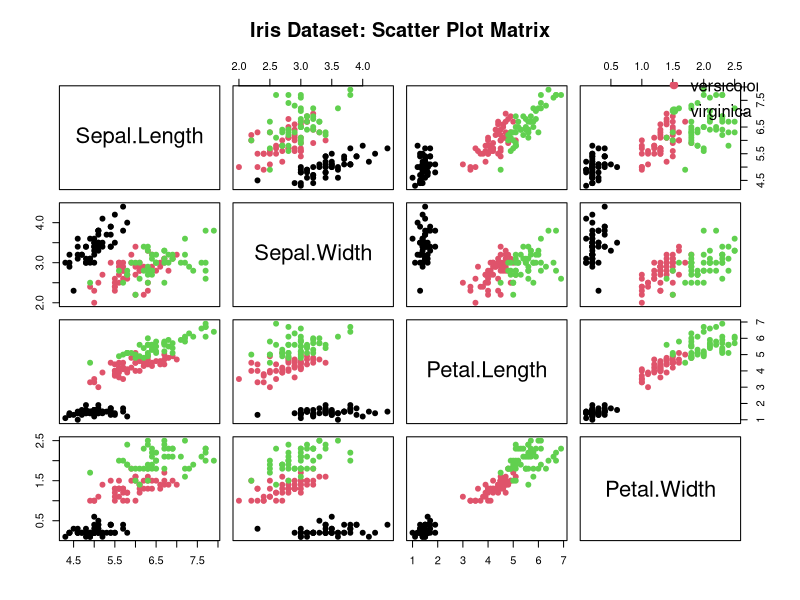
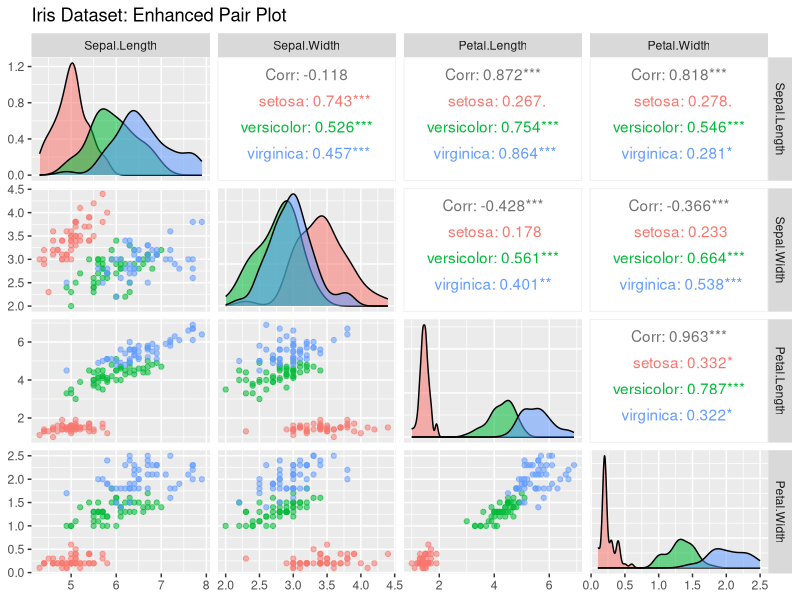
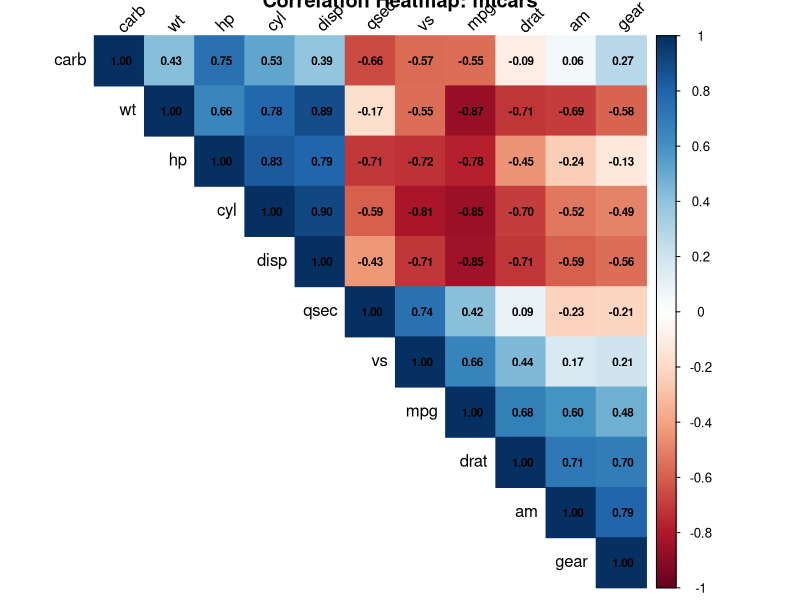
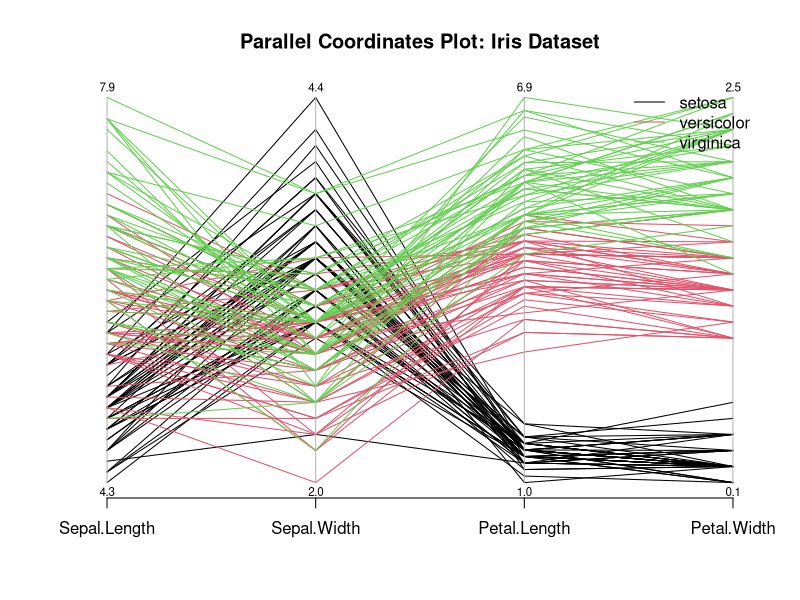
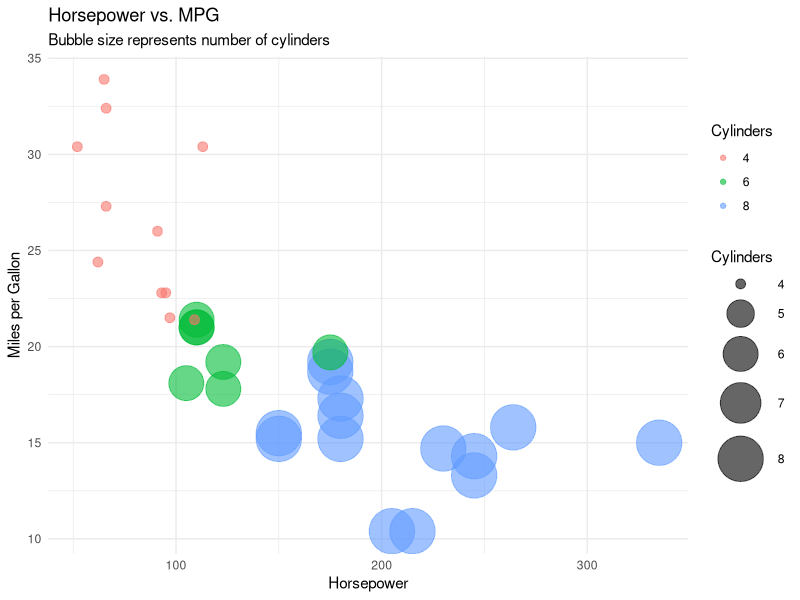
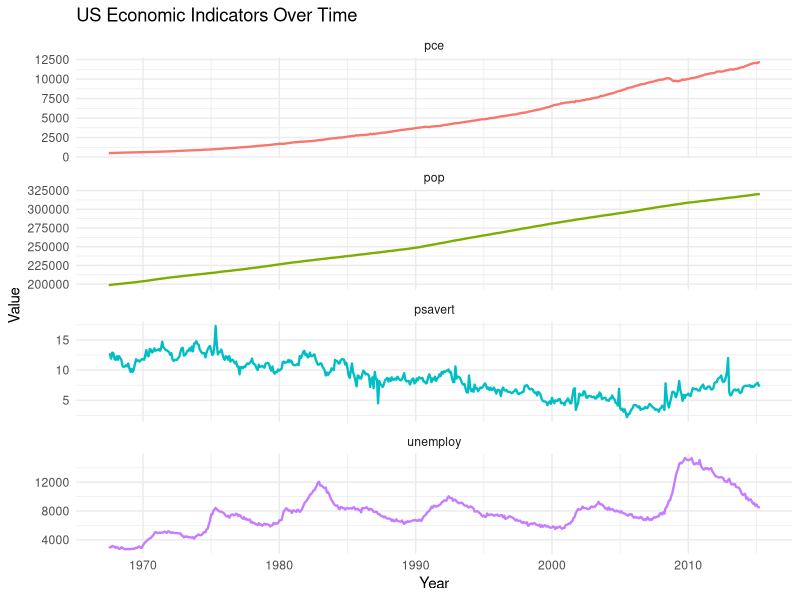
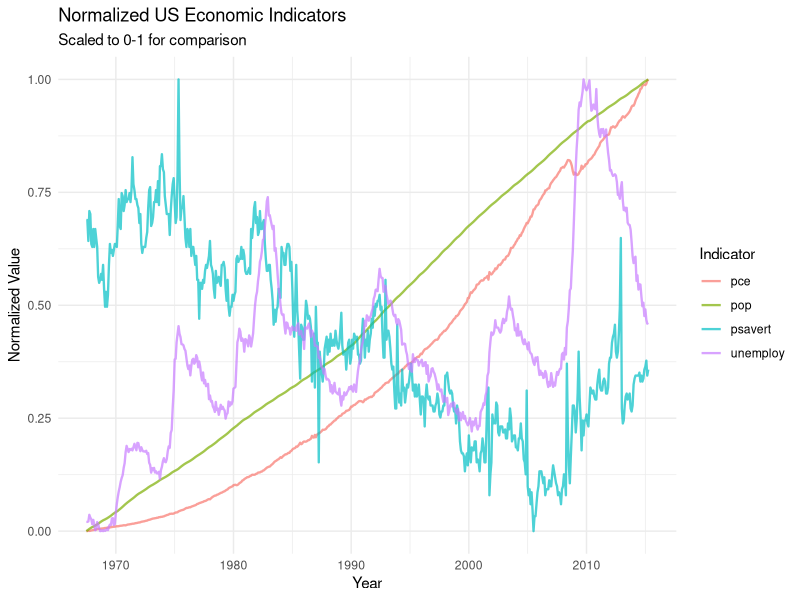
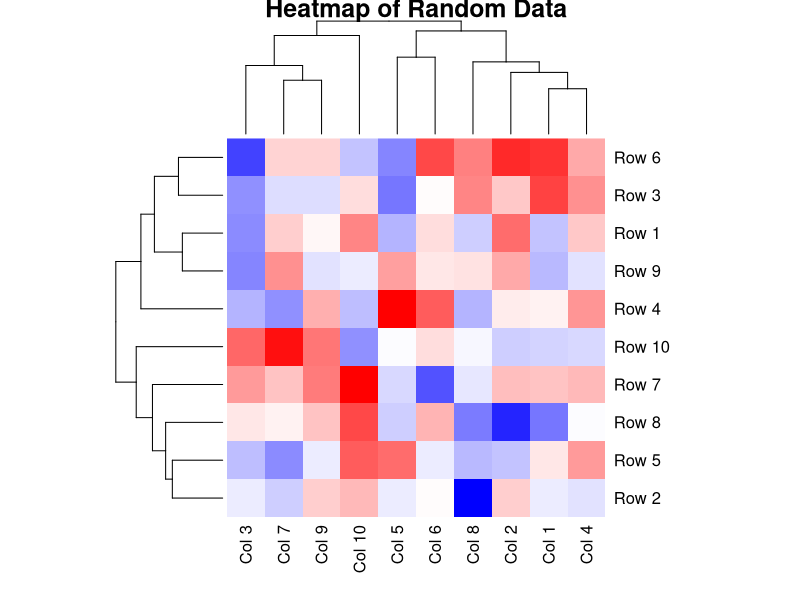

Source code (R) for these figures, in order:
# Multivariate Data Visualization Examples with Tufte
# This script demonstrates various multivariate visualization techniques
# using the tufte package aesthetic principles

# Install tufte package if not already installed
if(!require("tufte", quietly = TRUE)) {
  install.packages("tufte")
}

# Install and load required packages
required_packages <- c("ggplot2", "GGally", "corrplot", "reshape2", 
                      "plotly", "MASS", "gridExtra", "dplyr", "tidyr")

for(pkg in required_packages) {
  if(!require(pkg, character.only = TRUE, quietly = TRUE)) {
    install.packages(pkg)
    library(pkg, character.only = TRUE)
  }
}

cat("All required packages loaded successfully!\n\n")

# ============================================================================
# 1. SCATTER PLOT MATRIX
# ============================================================================
cat("Creating scatter plot matrix...\n")
pairs(iris[,1:4], 
      col = iris$Species,
      pch = 19,
      main = "Iris Dataset: Scatter Plot Matrix")
legend("topright", 
       legend = levels(iris$Species),
       col = 1:3,
       pch = 19,
       bty = "n")

# Enhanced version with GGally
p1 <- ggpairs(iris, 
              columns = 1:4,
              aes(color = Species, alpha = 0.5),
              title = "Iris Dataset: Enhanced Pair Plot")
print(p1)

# ============================================================================
# 2. CORRELATION HEATMAP
# ============================================================================
cat("\nCreating correlation heatmaps...\n")
cor_matrix <- cor(mtcars)
corrplot(cor_matrix, 
         method = "color",
         type = "upper",
         order = "hclust",
         addCoef.col = "black",
         tl.col = "black",
         tl.srt = 45,
         number.cex = 0.7,
         title = "Correlation Heatmap: mtcars")

# ============================================================================
# 3. PARALLEL COORDINATES PLOT
# ============================================================================
cat("\nCreating parallel coordinates plot...\n")
parcoord(iris[,1:4], 
         col = as.numeric(iris$Species),
         var.label = TRUE,
         main = "Parallel Coordinates Plot: Iris Dataset")
legend("topright", 
       legend = levels(iris$Species),
       col = 1:3,
       lty = 1,
       bty = "n")

# ============================================================================
# 4. BUBBLE CHART
# ============================================================================
cat("\nCreating bubble chart...\n")
p2 <- ggplot(mtcars, aes(x = hp, y = mpg, size = cyl, color = factor(cyl))) +
  geom_point(alpha = 0.6) +
  scale_size_continuous(range = c(3, 15)) +
  labs(title = "Horsepower vs. MPG",
       subtitle = "Bubble size represents number of cylinders",
       x = "Horsepower",
       y = "Miles per Gallon",
       size = "Cylinders",
       color = "Cylinders") +
  theme_minimal()
print(p2)

# ============================================================================
# 5. TIME SERIES MULTIVARIATE
# ============================================================================
cat("\nCreating time series visualizations...\n")
economics_long <- economics %>%
  select(date, pce, pop, psavert, unemploy) %>%
  pivot_longer(cols = -date, names_to = "variable", values_to = "value")

p3 <- ggplot(economics_long, aes(x = date, y = value, color = variable)) +
  geom_line(size = 0.8) +
  facet_wrap(~ variable, scales = "free_y", ncol = 1) +
  labs(title = "US Economic Indicators Over Time",
       x = "Year",
       y = "Value") +
  theme_minimal() +
  theme(legend.position = "none")
print(p3)

# Normalized version
economics_normalized <- economics %>%
  select(date, pce, pop, psavert, unemploy) %>%
  mutate(across(-date, ~(.-min(.))/(max(.)-min(.)))) %>%
  pivot_longer(cols = -date, names_to = "variable", values_to = "value")

p4 <- ggplot(economics_normalized, aes(x = date, y = value, color = variable)) +
  geom_line(size = 0.8, alpha = 0.7) +
  labs(title = "Normalized US Economic Indicators",
       subtitle = "Scaled to 0-1 for comparison",
       x = "Year",
       y = "Normalized Value",
       color = "Indicator") +
  theme_minimal()
print(p4)

# ============================================================================
# 6. HEATMAPS
# ============================================================================
cat("\nCreating heatmaps...\n")
set.seed(123)
heatmap_data <- matrix(rnorm(100), nrow = 10)
rownames(heatmap_data) <- paste("Row", 1:10)
colnames(heatmap_data) <- paste("Col", 1:10)

heatmap(heatmap_data,
        col = colorRampPalette(c("blue", "white", "red"))(100),
        scale = "none",
        main = "Heatmap of Random Data")

# ggplot2 version
heatmap_df <- melt(heatmap_data)
colnames(heatmap_df) <- c("Row", "Column", "Value")

p5 <- ggplot(heatmap_df, aes(x = Column, y = Row, fill = Value)) +
  geom_tile() +
  scale_fill_gradient2(low = "blue", mid = "white", high = "red", 
                      midpoint = 0) +
  labs(title = "Heatmap with ggplot2",
       fill = "Value") +
  theme_minimal() +
  theme(axis.text.x = element_text(angle = 45, hjust = 1))
print(p5)

# ============================================================================
# 7. PRINCIPAL COMPONENT ANALYSIS (PCA)
# ============================================================================
cat("\nPerforming PCA and creating visualizations...\n")
iris_pca <- prcomp(iris[,1:4], scale. = TRUE)

pca_data <- data.frame(
  PC1 = iris_pca$x[,1],
  PC2 = iris_pca$x[,2],
  Species = iris$Species
)

var_explained <- round(100 * iris_pca$sdev^2 / sum(iris_pca$sdev^2), 1)

p6 <- ggplot(pca_data, aes(x = PC1, y = PC2, color = Species)) +
  geom_point(size = 3, alpha = 0.7) +
  labs(title = "PCA of Iris Dataset",
       x = paste0("PC1 (", var_explained[1], "% variance)"),
       y = paste0("PC2 (", var_explained[2], "% variance)")) +
  theme_minimal()
print(p6)

# PCA loadings
loadings <- iris_pca$rotation[,1:2]
loadings_df <- data.frame(
  Variable = rownames(loadings),
  PC1 = loadings[,1],
  PC2 = loadings[,2]
)

p7 <- ggplot(loadings_df, aes(x = PC1, y = PC2)) +
  geom_segment(aes(x = 0, y = 0, xend = PC1, yend = PC2),
               arrow = arrow(length = unit(0.3, "cm")),
               size = 1, color = "red") +
  geom_text(aes(label = Variable), 
            hjust = -0.1, vjust = -0.1, size = 4) +
  labs(title = "PCA Loadings Plot",
       x = paste0("PC1 (", var_explained[1], "%)"),
       y = paste0("PC2 (", var_explained[2], "%)")) +
  theme_minimal() +
  coord_fixed()
print(p7)

# ============================================================================
# 8. BOX PLOTS AND VIOLIN PLOTS
# ============================================================================
cat("\nCreating box plots and violin plots...\n")
iris_long <- iris %>%
  pivot_longer(cols = -Species, names_to = "Measurement", values_to = "Value")

p8 <- ggplot(iris_long, aes(x = Measurement, y = Value, fill = Species)) +
  geom_boxplot(alpha = 0.7) +
  labs(title = "Distribution of Measurements by Species",
       x = "Measurement Type",
       y = "Value (cm)") +
  theme_minimal() +
  theme(axis.text.x = element_text(angle = 45, hjust = 1))
print(p8)

p9 <- ggplot(iris_long, aes(x = Species, y = Value, fill = Species)) +
  geom_violin(alpha = 0.7, trim = FALSE) +
  geom_boxplot(width = 0.1, alpha = 0.5, outlier.shape = NA) +
  geom_jitter(width = 0.05, alpha = 0.3, size = 0.5) +
  facet_wrap(~ Measurement, scales = "free_y") +
  labs(title = "Distribution of Measurements by Species",
       x = "Species",
       y = "Value (cm)") +
  theme_minimal() +
  theme(legend.position = "none")
print(p9)

# ============================================================================
# 9. 2D DENSITY PLOTS
# ============================================================================
cat("\nCreating 2D density plots...\n")
p10 <- ggplot(iris, aes(x = Sepal.Length, y = Petal.Length)) +
  geom_density_2d_filled(alpha = 0.7) +
  geom_point(aes(color = Species), size = 2) +
  labs(title = "2D Density Plot: Sepal Length vs. Petal Length",
       x = "Sepal Length (cm)",
       y = "Petal Length (cm)") +
  theme_minimal()
print(p10)

# ============================================================================
# SUMMARY
# ============================================================================
cat("\n\n========================================\n")
cat("All visualizations created successfully!\n")
cat("========================================\n\n")

cat("Summary of visualizations created:\n")
cat("1. Scatter plot matrices (base R and GGally)\n")
cat("2. Correlation heatmaps\n")
cat("3. Parallel coordinates plots\n")
cat("4. Bubble charts\n")
cat("5. Time series plots (faceted and normalized)\n")
cat("6. Heatmaps (base R and ggplot2)\n")
cat("7. PCA plots (scores and loadings)\n")
cat("8. Box plots and violin plots\n")
cat("9. 2D density plots\n\n")

cat("To create a Tufte-style HTML report, run:\n")
cat("  rmarkdown::render('multivariate_visualization_examples.Rmd')\n\n")
